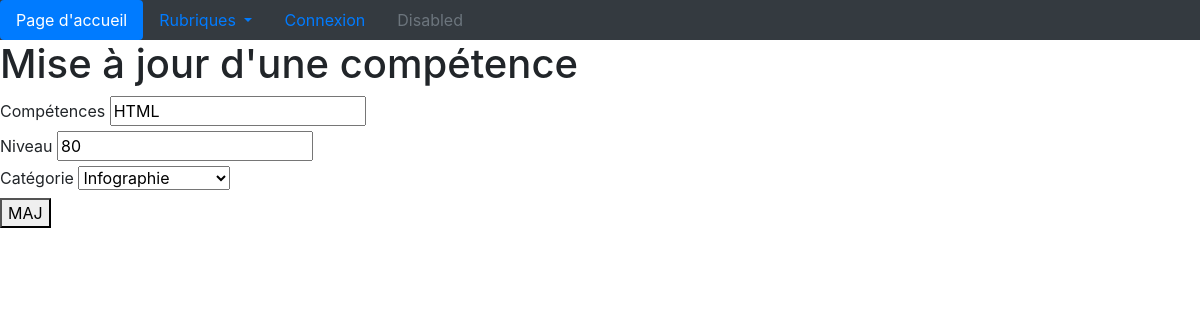
Screenshot of /admin/modif_competence.php?id_competence=1 with the database file from the repository.
### tables this page shows
CREATE TABLE `t_competences` (
  `id_competence` int(3) NOT NULL,
  `competence` varchar(150) NOT NULL,
  `niveau` int(3) NOT NULL,
  `categorie` enum('Développement','Gestion de projet','Infographie','') NOT NULL,
  `id_utilisateur` int(3) NOT NULL
);

### admin/modif_competence.php (the view, shortened to what this page needs)
<?php require 'connexion.php';
$id_competence = $_GET['id_competence'];
$sql = $pdoCV -> query (" SELECT * FROM  t_competences WHERE id_competence='$id_competence' ");
$ligne_competence = $sql -> fetch();
?>
<!DOCTYPE html>
<html lang="fr">
<head>
    <link rel="stylesheet" href="https://stackpath.bootstrapcdn.com/bootstrap/4.1.3/css/bootstrap.min.css">
    <link rel="stylesheet" href="css/style.css">
</head>
<body>
     <?php require 'inc/navigation.php'; ?>
    <h1>Mise à jour d'une compétence</h1>
    <form action="modif_competence.php" method="post">
       <div class="">
            <label for="competence">Compétences</label>
            <input type="text" name="competence" value="<?php echo $ligne_competence['competence']; ?>" required>
       </div>
       <div class="">
            <label for="niveau">Niveau</label>
            <input type="text" name="niveau" value="<?php echo $ligne_competence['niveau']; ?>" required>
       </div>
       <div class="">
            <label for="categorie">Catégorie</label>
            <select name="categorie">
                <option value="Infographie"  <?php
                        if (!(strcmp("Infographie", $ligne_competence['categorie']))) {
                            echo "selected=\"selected\"";
                        }
                    ?>>Infographie</option>
            </select>
       </div>
        <div class="">
            <button type="submit">MAJ</button>
        </div>
    </form>
</body>
</html>

### rows the page displays
t_competences: competence "HTML", niveau "80", categorie "Infographie"
